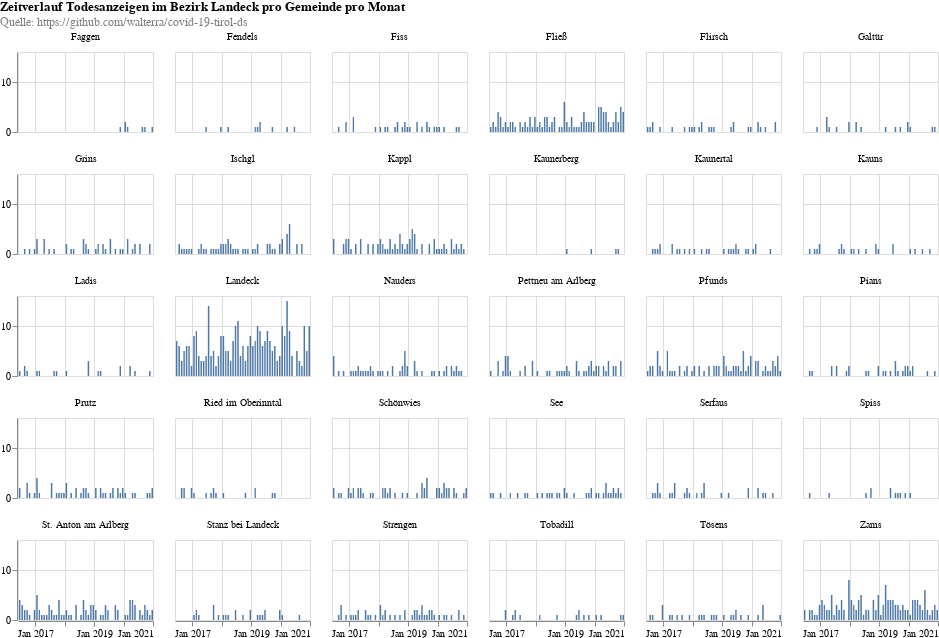

The notebook cell saved with this chart:
### Code cell
alt.renderers.enable('html')
alt.data_transformers.disable_max_rows()

def municipalyChart(district='Landeck'):
    df_sm = df[df['district']==district]

    df_sm = df_sm.groupby(['date','district','municipaly']).size().reset_index(name='count')

    bars = alt.Chart().mark_bar().encode(
        x=alt.X('yearmonth(date):T', title=None),
        y=alt.Y('sum(count):Q', title=None),
        tooltip=['yearmonth(date):T', 'sum(count):Q']
    ).properties(
        width=135,
        height=80,
    )
    
    line = alt.Chart().mark_rule(color='lightblue').encode(
        y='avg:Q',
        size=alt.SizeValue(1.5),
        tooltip=['avg:Q']
    ).transform_timeunit(
        yearmonth='yearmonth(date)'
    ).transform_aggregate(
        sum_deaths='sum(count)',
        sum_buckets='distinct(yearmonth)'
    ).transform_calculate(
        avg='datum.sum_deaths / datum.sum_buckets'
    )
    
    return alt.layer(bars, data=df_sm).facet(
        facet=alt.Facet('municipaly:N', title=None),
        columns=6,
        padding=0,
        title={
          "text": ["Zeitverlauf Todesanzeigen im Bezirk "+district+" pro Gemeinde pro Monat"], 
          "subtitle": [
#               "Durchschnitt pro Monat in Hellblau",
              "Quelle: https://github.com/walterra/covid-19-tirol-ds"
          ],
          "color": "black",
          "subtitleColor": "gray"
        },
    )

municipalyChart('Landeck')

### Figure 1 — Vega-Lite specification as saved in the notebook (floating-point values rounded to 4 significant figures; data arrays with more than 128 entries replaced by an {"elided": "..."} marker saying what was removed)
{"config": {"view": {"continuousWidth": 400, "continuousHeight": 300}}, "data": {"name": "data-1b37998a03d3b53a92ac197938768a00"}, "facet": {"type": "nominal", "field": "municipaly", "title": null}, "spec": {"layer": [{"mark": "bar", "encoding": {"tooltip": [{"type": "temporal", "field": "date", "timeUnit": "yearmonth"}, {"type": "quantitative", "aggregate": "sum", "field": "count"}], "x": {"type": "temporal", "field": "date", "timeUnit": "yearmonth", "title": null}, "y": {"type": "quantitative", "aggregate": "sum", "field": "count", "title": null}}, "height": 80, "width": 135}]}, "columns": 6, "padding": 0, "title": {"text": ["Zeitverlauf Todesanzeigen im Bezirk Landeck pro Gemeinde pro Monat"], "subtitle": ["Quelle: https://github.com/walterra/covid-19-tirol-ds"], "color": "black", "subtitleColor": "gray"}, "$schema": "https://vega.github.io/schema/vega-lite/v4.8.1.json", "datasets": {"data-1b37998a03d3b53a92ac197938768a00": {"elided": "1538 records"}}}
